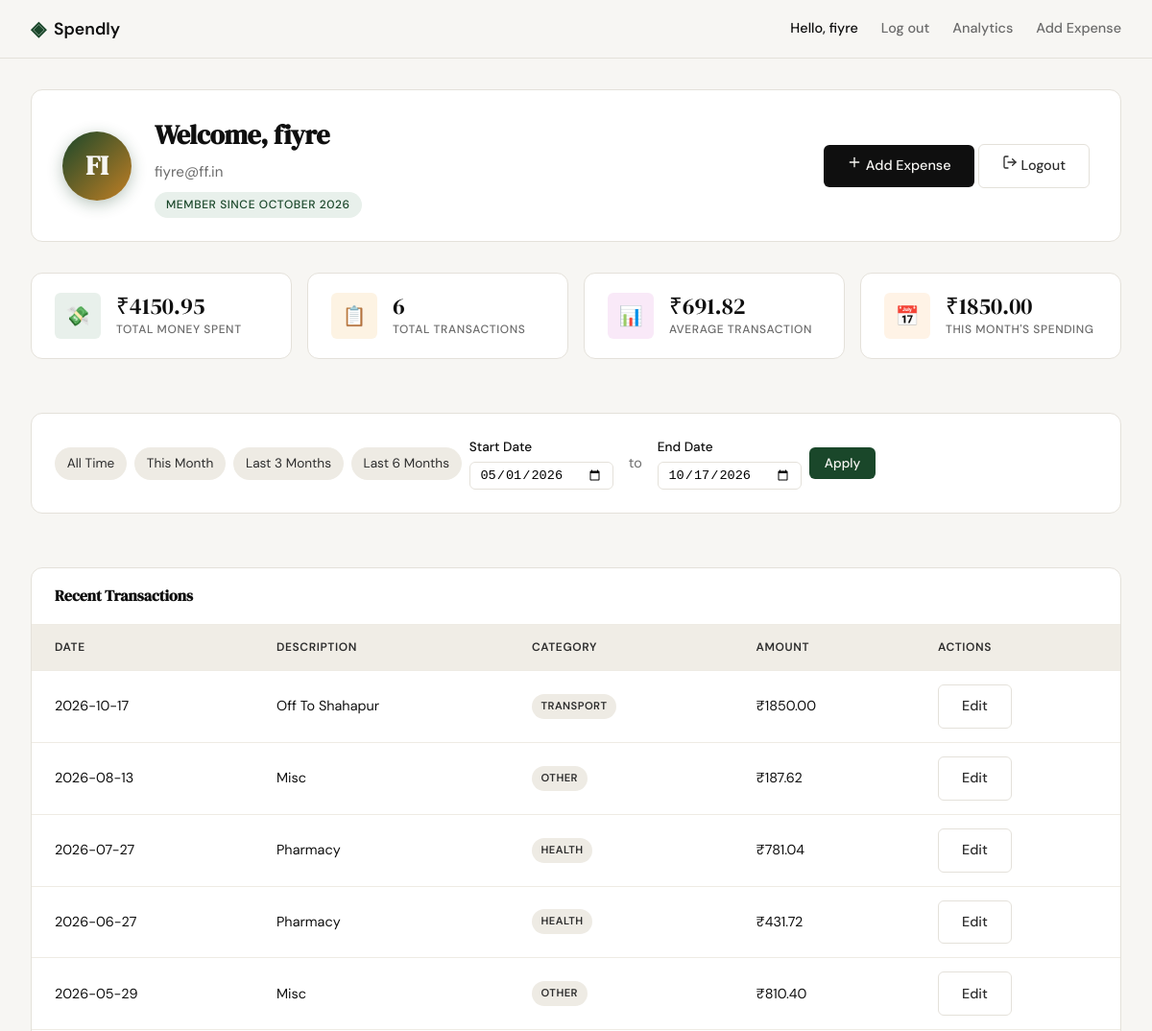
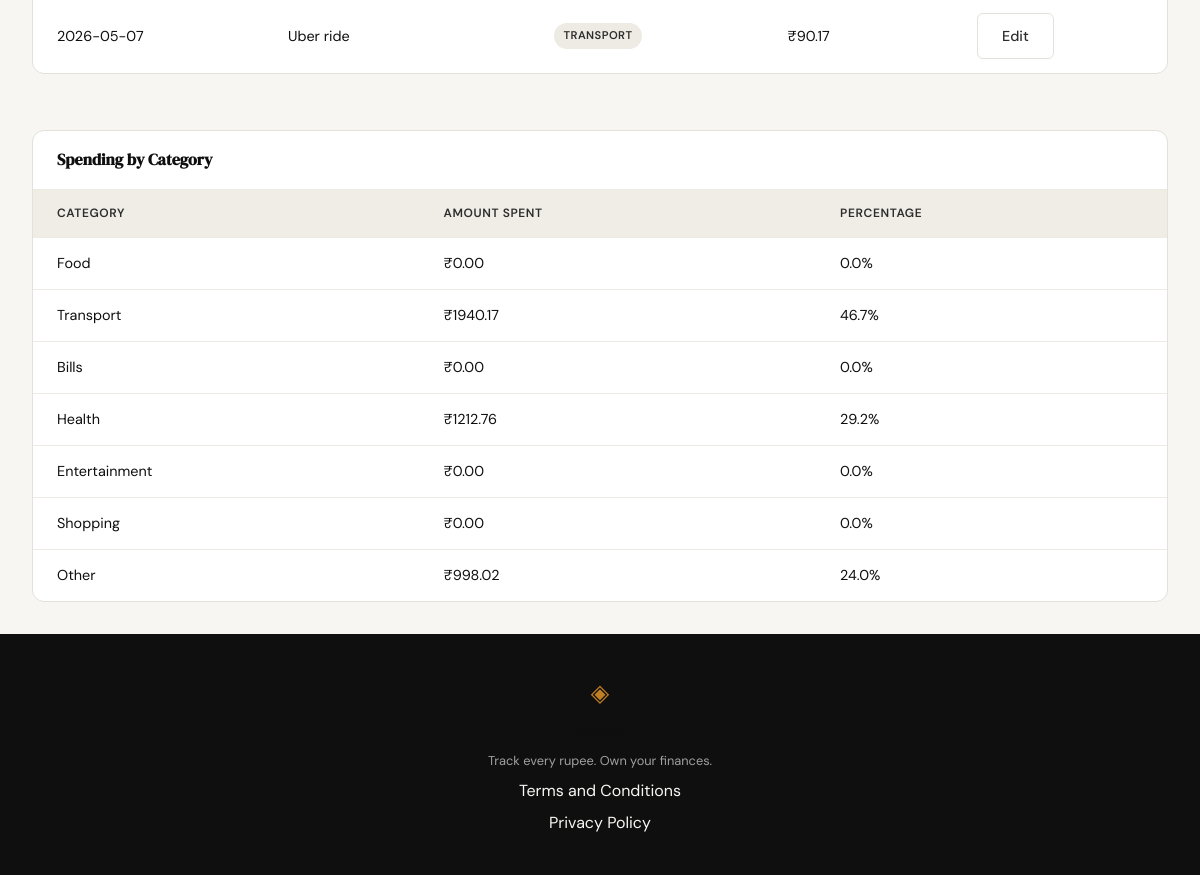
/profile?date_from=2026-05-01&date_to=2026-10-17 (signed in), run on the app's committed database (2 pictures, top to bottom).
### tables this page shows
CREATE TABLE users (
            id INTEGER PRIMARY KEY AUTOINCREMENT,
            name TEXT NOT NULL,
            email TEXT UNIQUE NOT NULL,
            password_hash TEXT NOT NULL,
            created_at TEXT DEFAULT (datetime('now'))
        );

CREATE TABLE expenses (
            id INTEGER PRIMARY KEY AUTOINCREMENT,
            user_id INTEGER NOT NULL REFERENCES users(id),
            amount REAL NOT NULL,
            category TEXT NOT NULL,
            date TEXT NOT NULL,
            description TEXT,
            created_at TEXT DEFAULT (datetime('now'))
        );

### app.py (the view)
@app.route("/profile")
def profile():
    user_id = session.get("user_id")
    if not user_id:
        return redirect(url_for("login"))
    db = get_db()
    user_row = db.execute(
        "SELECT id, name, email, created_at FROM users WHERE id = ?",
        (user_id,)
    ).fetchone()
    db.close()
    if not user_row:
        session.clear()
        flash("User not found.", "error")
        return redirect(url_for("login"))
    name = user_row["name"]
    if len(name) >= 2:
        avatar = name[0:2].upper()
    else:
        avatar = name[0].upper() if name else "?"
    created_at = user_row["created_at"]
    member_since = ""
    if created_at:
        try:
            parts = created_at.split("-")
            if len(parts) >= 2:
                month_names = [
                    "", "January", "February", "March", "April", "May", "June",
                    "July", "August", "September", "October", "November", "December"
                ]
                month_idx = int(parts[1])
                if 1 <= month_idx <= 12:
                    member_since = f"{month_names[month_idx]} {parts[0]}"
        except (ValueError, IndexError):
            member_since = created_at
    user_info = {
        "name": name,
        "email": user_row["email"],
        "avatar": avatar,
        "member_since": member_since or created_at
    }
    start_date_str = request.args.get('start_date') or request.args.get('date_from')
    end_date_str = request.args.get('end_date') or request.args.get('date_to')
    start_date_val = None
    end_date_val = None
    try:
        if start_date_str:
            start_date_val = datetime.strptime(start_date_str, '%Y-%m-%d').date()
        if end_date_str:
            end_date_val = datetime.strptime(end_date_str, '%Y-%m-%d').date()
    except ValueError:
        start_date_val = None
        end_date_val = None
    if start_date_val and end_date_val and start_date_val > end_date_val:
        start_date_val, end_date_val = None, None
    expenses = get_expenses_by_user(
        user_id,
        start_date_val.isoformat() if start_date_val else None,
        end_date_val.isoformat() if end_date_val else None
    )
    total_spent = sum(float(exp.get("amount", 0)) for exp in expenses)
    tx_count = len(expenses)
    avg_transaction = total_spent / tx_count if tx_count else 0.0
    cat_totals = {}
    for exp in expenses:
        cat = exp.get("category", "Other")
        cat_totals[cat] = cat_totals.get(cat, 0.0) + float(exp.get("amount", 0))
    top_category = max(cat_totals, key=cat_totals.get) if cat_totals else None
    today = date.today()
    this_month_prefix = f"{today.year}-{today.month:02d}"
    this_month = 0.0
    for exp in expenses:
        if exp.get("date") and exp["date"].startswith(this_month_prefix):
            this_month += float(exp.get("amount", 0))
    stats = {
        "total_spent": total_spent,
        "tx_count": tx_count,
        "avg_transaction": avg_transaction,
        "this_month": this_month,
        "top_category": top_category,
    }
    colour_palette = [
        "var(--accent)",
        "var(--accent-2)",
        "var(--accent-3)",
        "var(--accent-4)",
        "var(--accent-5)",
        "var(--accent-6)",
    ]
    categories = []
    for idx, cat_name in enumerate(CATEGORIES):
        amt = cat_totals.get(cat_name, 0.0)
        pct = (amt / total_spent * 100) if total_spent > 0 else 0.0
        categories.append({
            "name": cat_name,
            "amount": amt,
            "percentage": pct,
            "color": colour_palette[idx % len(colour_palette)]
        })
    today = date.today()
    def month_start(offset_months):
        total_months = today.year * 12 + today.month - 1 + offset_months
        year = total_months // 12
        month = total_months % 12 + 1
        return date(year, month, 1)
    presets = {
        'all_time': {'date_from': None, 'date_to': None},
        'this_month': {'date_from': month_start(0), 'date_to': today},
        'last_3_months': {'date_from': month_start(-2), 'date_to': today},
        'last_6_months': {'date_from': month_start(-5), 'date_to': today},
    }
    return render_template(
        "profile.html",
        user=user_info,
        stats=stats,
        transactions=expenses,
        categories=categories,
        presets=presets,
        start_date=start_date_str or "",
        end_date=end_date_str or "",
    )

### templates/profile.html (shortened to what this page needs)
{% extends "base.html" %}
{% block head %}
<link rel="stylesheet" href="{{ url_for('static', filename='css/profile.css') }}">
{% endblock %}
{% block content %}
<div class="profile-dashboard">
    <header class="card profile-header">
        <div class="avatar-section">
            <div class="avatar-initials">{{ user.avatar }}</div>
        </div>
        <div class="user-meta">
            <h1 class="user-name">Welcome, {{ user.name }}</h1>
            <p class="user-email">{{ user.email }}</p>
            <span class="member-badge">Member since {{ user.member_since }}</span>
        </div>
        <div class="header-actions">
            <a href="{{ url_for('add_expense') }}" class="btn-primary">
                <svg width="16" height="16" viewBox="0 0 24 24" fill="none" stroke="currentColor" stroke-width="2" stroke-linecap="round" stroke-linejoin="round">
                    <line x1="12" y1="5" x2="12" y2="19"></line>
                    <line x1="5" y1="12" x2="19" y2="12"></line>
                </svg>
                Add Expense
            </a>
            <a href="{{ url_for('logout') }}" class="btn-ghost logout-btn">
                <svg width="16" height="16" viewBox="0 0 24 24" fill="none" stroke="currentColor" stroke-width="2" stroke-linecap="round" stroke-linejoin="round">
                    <path d="M9 21H5a2 2 0 0 1-2-2V5a2 2 0 0 1 2-2h4"></path>
                    <polyline points="16 17 21 12 16 7"></polyline>
                    <line x1="21" y1="12" x2="9" y2="12"></line>
                </svg>
                Logout
            </a>
        </div>
    </header>
    <section class="stats-grid">
        <article class="card stat-card">
            <div class="stat-icon spending-icon">💸</div>
            <div class="stat-content">
                <span class="stat-value">₹{{ "{:.2f}".format(stats.total_spent) }}</span>
                <span class="stat-label">Total Money Spent</span>
            </div>
        </article>
        <article class="card stat-card">
            <div class="stat-icon transactions-icon">📋</div>
            <div class="stat-content">
                <span class="stat-value">{{ stats.tx_count }}</span>
                <span class="stat-label">Total Transactions</span>
            </div>
        </article>
        <article class="card stat-card">
            <div class="stat-icon avg-icon">📊</div>
            <div class="stat-content">
                <span class="stat-value">₹{{ "{:.2f}".format(stats.avg_transaction) }}</span>
                <span class="stat-label">Average Transaction</span>
            </div>
        </article>
        <article class="card stat-card">
            <div class="stat-icon month-icon">📅</div>
            <div class="stat-content">
                <span class="stat-value">₹{{ "{:.2f}".format(stats.this_month) }}</span>
                <span class="stat-label">This Month's Spending</span>
            </div>
        </article>
    </section>
    <section class="card table-card date-filter-section">
        <div class="table-wrapper">
            <form method="get" action="{{ url_for('profile') }}" class="date-filter-form">
                <div class="filter-controls">
                    <a href="{{ url_for('profile') }}" class="quick-filter-btn{% if not start_date and not end_date %} active{% endif %}">All Time</a>
                    <a href="{{ url_for('profile', date_from=presets.this_month.date_from|default(''), date_to=presets.this_month.date_to|default('') ) }}" class="quick-filter-btn">This Month</a>
                    <a href="{{ url_for('profile', date_from=presets.last_3_months.date_from|default(''), date_to=presets.last_3_months.date_to|default('') ) }}" class="quick-filter-btn">Last 3 Months</a>
                    <a href="{{ url_for('profile', date_from=presets.last_6_months.date_from|default(''), date_to=presets.last_6_months.date_to|default('') ) }}" class="quick-filter-btn">Last 6 Months</a>
                    <div class="date-input">
                        <label for="start_date">Start Date</label>
                        <input type="date" name="start_date" id="start_date" value="{{ start_date or '' }}" />
                    </div>
                    <span class="date-separator">to</span>
                    <div class="date-input">
                        <label for="end_date">End Date</label>
                        <input type="date" name="end_date" id="end_date" value="{{ end_date or '' }}" />
                    </div>
                    <button type="submit" class="btn-success">Apply</button>
                </div>
            </form>
        </div>
    </section>
    <section class="card table-card">
        <header class="card-header">
            <h2>Recent Transactions</h2>
        </header>
        <div class="table-wrapper">
            {% if transactions %}
            <table class="transaction-table">
                <thead>
                    <tr>
                        <th>Date</th>
                        <th>Description</th>
                        <th>Category</th>
                        <th class="text-end">Amount</th>
                        <th class="text-end">Actions</th>
                    </tr>
                </thead>
                <tbody>
                    {% for tx in transactions %}
                    <tr>
                        <td>{{ tx.date }}</td>
                        <td>{{ tx.description }}</td>
                        <td>
                            <span class="badge badge-{{ tx.category | lower }}">{{ tx.category }}</span>
                        </td>
                        <td class="text-end">₹{{ "{:.2f}".format(tx.amount) }}</td>
                        <td class="text-end">
                            <a href="{{ url_for('edit_expense', id=tx.id) }}" class="btn-ghost btn-sm">Edit</a>
                        </td>
                    </tr>
                    {% endfor %}
                </tbody>
            </table>
            {% else %}
            <div class="empty-state">
                <p>No transactions found for the selected period.</p>
                <p>Try adjusting your date filter or add your first expense.</p>
            </div>
            {% endif %}
        </div>
    </section>
    <section class="card table-card">
        <header class="card-header">
            <h2>Spending by Category</h2>
        </header>
        <div class="table-wrapper">
            {% if categories %}
            <table class="category-table">
                <thead>
                    <tr>
                        <th>Category</th>
                        <th class="text-end">Amount Spent</th>
                        <th class="text-end">Percentage</th>
                    </tr>
                </thead>
                <tbody>
                    {% for cat in categories %}
                    <tr>
                        <td>
                            <span class="category-name">{{ cat.name }}</span>
                        </td>
                        <td class="text-end">₹{{ "{:.2f}".format(cat.amount) }}</td>
                        <td class="text-end">{{ "{:.1f}".format(cat.percentage|default(0)) }}%</td>
                    </tr>
                    {% endfor %}
                </tbody>
            </table>
            {% else %}
            <div class="empty-state">
                <p>No category data available for the selected period.</p>
            </div>
            {% endif %}
        </div>
    </section>
</div>
{% endblock %}

### templates/base.html (shortened to what this page needs)
<!DOCTYPE html>
<html lang="en">
<head>
    <link rel="stylesheet" href="{{ url_for('static', filename='css/style.css') }}">
    {% block head %}{% endblock %}
</head>
<body>
    <nav class="navbar">
        <div class="nav-inner">
            <a href="{{ url_for('landing') }}" class="nav-brand">
                <span class="brand-icon">◈</span>
                <span class="brand-name">Spendly</span>
            </a>
            <div class="nav-links">
                {% if session.get('user_id') and user %}
                    <span class="nav-user">Hello, {{ user.name }}</span>
                    <a href="{{ url_for('logout') }}">Log out</a>
                    <a href="{{ url_for('analytics') }}" class="{% if request_path == '/analytics' %}nav-active{% endif %}">Analytics</a>
                    <a href="{{ url_for('add_expense') }}" class="{% if request_path == '/expenses/add' %}nav-active{% endif %}">Add Expense</a>
                {% else %}
                    <a href="{{ url_for('login') }}">Sign in</a>
                    <a href="{{ url_for('register') }}" class="nav-cta">Get started</a>
                {% endif %}
            </div>
        </div>
    </nav>
    <main class="main-content">
        {% block content %}{% endblock %}
    </main>
    <footer class="footer">
        <div class="footer-inner">
            <span class="brand-icon">◈</span>
            <span class="brand-name">Spendly</span>
            <p class="footer-copy">Track every rupee. Own your finances.</p>
            <a href="{{ url_for('terms') }}">Terms and Conditions</a>
            <a href="{{ url_for('privacy') }}">Privacy Policy</a>
        </div>
    </footer>
</body>
</html>

### data on the page
users: name "fiyre", email "fiyre@ff.in"
expenses: date "2026-10-17", description "Off To Shahapur", category "TRANSPORT", amount "1850.00"
expenses: date "2026-08-13", description "Misc", category "OTHER", amount "187.62"
expenses: date "2026-07-27", description "Pharmacy", category "HEALTH", amount "781.04"
expenses: date "2026-06-27", description "Pharmacy", category "HEALTH", amount "431.72"
expenses: date "2026-05-29", description "Misc", category "OTHER", amount "810.40"
expenses: date "2026-05-07", description "Uber ride", category "TRANSPORT", amount "90.17"

### other printed values
{{ user.avatar }} "FI"
{{ user.member_since }} "OCTOBER 2026"
{{ "{:.2f}".format(stats.total_spent) }} "4150.95"
{{ stats.tx_count }} "6"
{{ "{:.2f}".format(stats.avg_transaction) }} "691.82"
{{ "{:.2f}".format(stats.this_month) }} "1850.00"
{{ cat.name }} "Food" "Transport" "Bills" "Health" "Entertainment" "Shopping" "Other"
{{ "{:.2f}".format(cat.amount) }} "0.00" "1940.17" "0.00" "1212.76" "0.00" "0.00" "998.02"
{{ "{:.1f}".format(cat.percentage|default(0)) }} "0.0" "46.7" "0.0" "29.2" "0.0" "0.0" "24.0"
